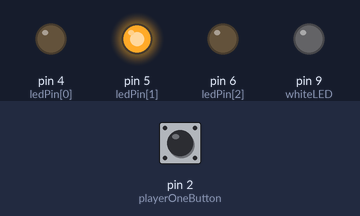
Bench run of a sketch on a simulated Arduino Uno, built with avr-gcc and run on an emulated ATmega328P. Shown: output pins drawn as LEDs (lit = HIGH). Dashed ring = blinking. The test bench sets the inputs (shaded band); at power-on: pin 2 (playerOneButton) HIGH. Random numbers use the default seed unless the sketch sets one; what the sketch prints to the serial monitor is not drawn.

Above: at 1.2 s.
1.3 s: pin 2 (playerOneButton) pulled LOW for 0.15 s
At 1.45 s:
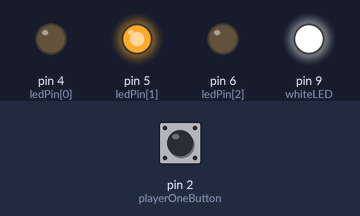
At 2.6 s:
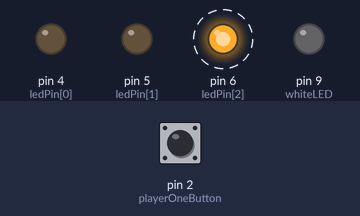
4.4 s: pin 2 (playerOneButton) pulsed LOW 5 times (0.12 s each, 0.3 s apart)
At 7.5 s:
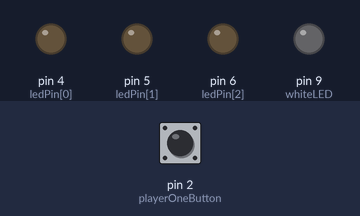
Timing chart, 0 to 14.1 s (numbered marks = the images above; inputs shaded):
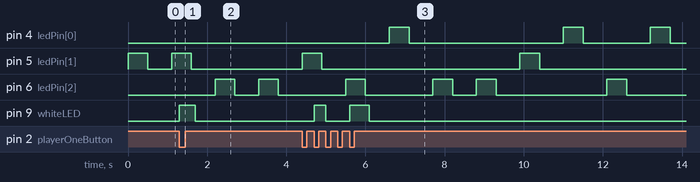

Measured:
- after the input at 1.3 s, pin 9 (whiteLED): LOW → HIGH at once, → LOW 0.40 s later
- after the input at 4.4 s, pin 9 (whiteLED): LOW → HIGH after 0.30 s, → LOW 0.30 s later, → HIGH 0.60 s later, → LOW 0.50 s later
- by itself, pin 5 (ledPin[1]): alternates HIGH for 0.50 s and LOW for 5.0 s

The sketch:

code.ino
```cpp
int ledPin[] = {4, 5, 6};
int playerOneButton = 2;
int whiteLED = 9;

int delayTime = 500;
volatile int score = 0;
volatile int currentActiveLED = -1;
volatile unsigned long lastButtonPress = 0; // For debouncing

void setup() {
  pinMode(playerOneButton, INPUT_PULLUP);
  attachInterrupt(digitalPinToInterrupt(playerOneButton), playerOneInput, FALLING);

  for (int i = 0; i < 3; i++) {
    pinMode(ledPin[i], OUTPUT);
  }
  pinMode(whiteLED, OUTPUT);
  Serial.begin(9600);
  Serial.println("Whack-a-Mole Started! Reach 10 points.");
}

void loop() {
  if (score >= 10) {
    Serial.println("YOU WIN!");
    for (int i = 0; i < 3; i++) digitalWrite(ledPin[i], HIGH);
    digitalWrite(whiteLED, HIGH);
    while(true);
  }

  int randNumber = random(3);

  currentActiveLED = ledPin[randNumber];
  digitalWrite(currentActiveLED, HIGH);
  delay(delayTime);

  digitalWrite(currentActiveLED, LOW);
  currentActiveLED = -1;

  // Keep the white LED on briefly if they scored, then turn off
  delay(100);
  digitalWrite(whiteLED, LOW);
  delay(delayTime);
}

void playerOneInput() {
  unsigned long currentTime = millis();
  // Debounce: Only allow a hit every 200ms
  if (currentTime - lastButtonPress > 200) {
    if (currentActiveLED != -1) {
      score++;
      digitalWrite(whiteLED, HIGH);
    }
    lastButtonPress = currentTime;
  }
}
```
